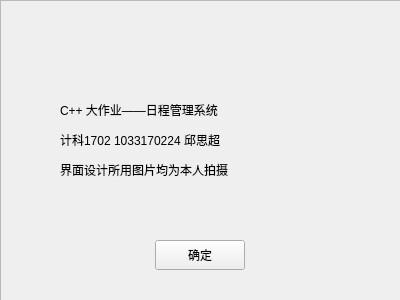
<?xml version="1.0" encoding="UTF-8"?>
<ui version="4.0">
 <class>AboutForm</class>
 <widget class="QWidget" name="AboutForm">
  <property name="geometry">
   <rect>
    <x>0</x>
    <y>0</y>
    <width>400</width>
    <height>300</height>
   </rect>
  </property>
  <property name="minimumSize">
   <size>
    <width>400</width>
    <height>300</height>
   </size>
  </property>
  <property name="maximumSize">
   <size>
    <width>400</width>
    <height>300</height>
   </size>
  </property>
  <property name="windowTitle">
   <string>关于</string>
  </property>
  <widget class="QFrame" name="frame">
   <property name="geometry">
    <rect>
     <x>0</x>
     <y>0</y>
     <width>401</width>
     <height>301</height>
    </rect>
   </property>
   <property name="styleSheet">
    <string notr="true">#frame{
background-image: url(:/info.png);
}</string>
   </property>
   <property name="frameShape">
    <enum>QFrame::StyledPanel</enum>
   </property>
   <property name="frameShadow">
    <enum>QFrame::Raised</enum>
   </property>
   <widget class="QPushButton" name="pushButton">
    <property name="geometry">
     <rect>
      <x>155</x>
      <y>240</y>
      <width>90</width>
      <height>30</height>
     </rect>
    </property>
    <property name="styleSheet">
     <string notr="true">font: 75 10pt &quot;等线&quot;;</string>
    </property>
    <property name="text">
     <string>确定</string>
    </property>
   </widget>
   <widget class="QLabel" name="label">
    <property name="geometry">
     <rect>
      <x>60</x>
      <y>90</y>
      <width>291</width>
      <height>101</height>
     </rect>
    </property>
    <property name="styleSheet">
     <string notr="true">font: 75 12pt &quot;等线&quot;;</string>
    </property>
    <property name="text">
     <string>&lt;html&gt;&lt;head/&gt;&lt;body&gt;&lt;p&gt;C++ 大作业——日程管理系统&lt;/p&gt;&lt;p&gt;计科1702 1033170224 邱思超&lt;/p&gt;&lt;p&gt;界面设计所用图片均为本人拍摄&lt;/p&gt;&lt;/body&gt;&lt;/html&gt;</string>
    </property>
   </widget>
  </widget>
 </widget>
 <resources/>
 <connections/>
</ui>
